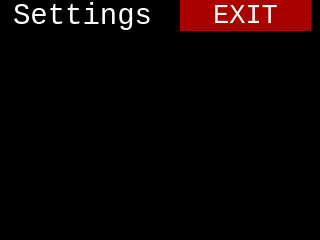
<?xml version="1.0" encoding="UTF-8"?>
<ui version="4.0">
 <class>MainWindow</class>
 <widget class="QMainWindow" name="MainWindow">
  <property name="geometry">
   <rect>
    <x>0</x>
    <y>0</y>
    <width>320</width>
    <height>240</height>
   </rect>
  </property>
  <property name="sizePolicy">
   <sizepolicy hsizetype="Fixed" vsizetype="Fixed">
    <horstretch>0</horstretch>
    <verstretch>0</verstretch>
   </sizepolicy>
  </property>
  <property name="minimumSize">
   <size>
    <width>320</width>
    <height>240</height>
   </size>
  </property>
  <property name="maximumSize">
   <size>
    <width>640</width>
    <height>480</height>
   </size>
  </property>
  <property name="cursor">
   <cursorShape>ArrowCursor</cursorShape>
  </property>
  <property name="windowTitle">
   <string>MainWindow</string>
  </property>
  <property name="styleSheet">
   <string notr="true">background-color: rgb(0, 0, 0);
color: rgb(255, 255, 255);</string>
  </property>
  <property name="tabShape">
   <enum>QTabWidget::Rounded</enum>
  </property>
  <widget class="QWidget" name="centralwidget">
   <widget class="QPushButton" name="b_exit">
    <property name="geometry">
     <rect>
      <x>180</x>
      <y>0</y>
      <width>131</width>
      <height>31</height>
     </rect>
    </property>
    <property name="font">
     <font>
      <family>Consolas</family>
      <pointsize>20</pointsize>
     </font>
    </property>
    <property name="styleSheet">
     <string notr="true">background-color: rgb(170, 0, 0);
border: none;</string>
    </property>
    <property name="text">
     <string>EXIT</string>
    </property>
   </widget>
   <widget class="QLineEdit" name="le_title">
    <property name="geometry">
     <rect>
      <x>10</x>
      <y>0</y>
      <width>151</width>
      <height>31</height>
     </rect>
    </property>
    <property name="font">
     <font>
      <family>Consolas</family>
      <pointsize>22</pointsize>
     </font>
    </property>
    <property name="text">
     <string>Settings</string>
    </property>
   </widget>
   <widget class="QPlainTextEdit" name="tv_text">
    <property name="geometry">
     <rect>
      <x>10</x>
      <y>40</y>
      <width>291</width>
      <height>191</height>
     </rect>
    </property>
    <property name="font">
     <font>
      <family>Consolas</family>
      <pointsize>9</pointsize>
     </font>
    </property>
    <property name="cursor" stdset="0">
     <cursorShape>BlankCursor</cursorShape>
    </property>
    <property name="acceptDrops">
     <bool>false</bool>
    </property>
    <property name="styleSheet">
     <string notr="true">color: rgb(255, 255, 255);</string>
    </property>
    <property name="verticalScrollBarPolicy">
     <enum>Qt::ScrollBarAlwaysOff</enum>
    </property>
    <property name="horizontalScrollBarPolicy">
     <enum>Qt::ScrollBarAlwaysOff</enum>
    </property>
    <property name="undoRedoEnabled">
     <bool>false</bool>
    </property>
    <property name="readOnly">
     <bool>true</bool>
    </property>
   </widget>
  </widget>
 </widget>
 <resources/>
 <connections/>
</ui>
